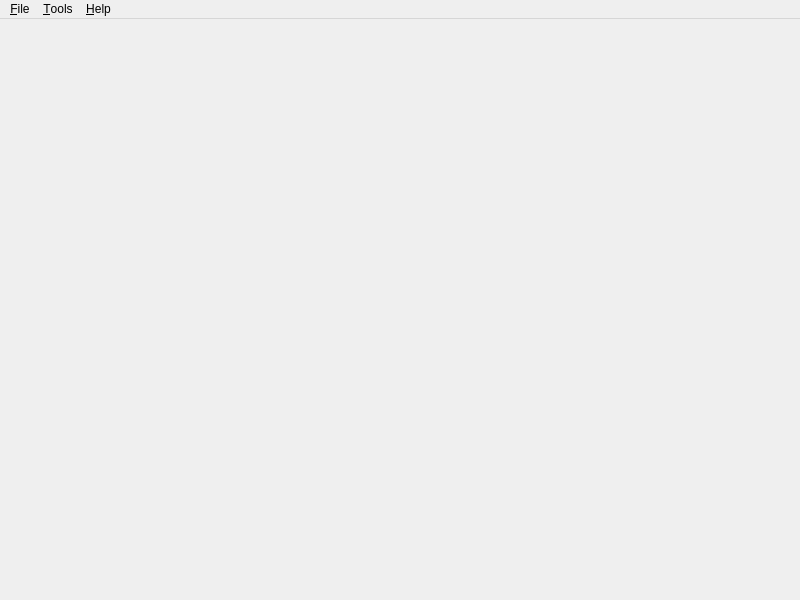
<?xml version="1.0" encoding="UTF-8"?>
<ui version="4.0">
 <class>MainWindow</class>
 <widget class="QMainWindow" name="MainWindow">
  <property name="geometry">
   <rect>
    <x>0</x>
    <y>0</y>
    <width>800</width>
    <height>600</height>
   </rect>
  </property>
  <property name="windowTitle">
   <string>MainWindow</string>
  </property>
  <widget class="QWidget" name="centralwidget">
   <layout class="QVBoxLayout" name="verticalLayout">
    <item>
     <widget class="khopper::widget::Player" name="player" native="true"/>
    </item>
   </layout>
  </widget>
  <widget class="QMenuBar" name="menubar">
   <property name="geometry">
    <rect>
     <x>0</x>
     <y>0</y>
     <width>800</width>
     <height>21</height>
    </rect>
   </property>
   <widget class="QMenu" name="menu_Tools">
    <property name="title">
     <string>&amp;Tools</string>
    </property>
    <addaction name="action_Preference"/>
   </widget>
   <widget class="QMenu" name="menu_Help">
    <property name="title">
     <string>&amp;Help</string>
    </property>
    <addaction name="actionAbout_Khopper"/>
    <addaction name="actionAbout_Qt"/>
   </widget>
   <widget class="QMenu" name="menu_File">
    <property name="title">
     <string>&amp;File</string>
    </property>
    <addaction name="action_Open"/>
    <addaction name="action_Load_By_Url"/>
   </widget>
   <addaction name="menu_File"/>
   <addaction name="menu_Tools"/>
   <addaction name="menu_Help"/>
  </widget>
  <action name="action_Open">
   <property name="text">
    <string>&amp;Open</string>
   </property>
   <property name="shortcut">
    <string notr="true">Ctrl+O</string>
   </property>
  </action>
  <action name="action_Preference">
   <property name="text">
    <string>&amp;Preference</string>
   </property>
  </action>
  <action name="actionAbout_Khopper">
   <property name="text">
    <string>&amp;About Khopper ...</string>
   </property>
  </action>
  <action name="actionAbout_Qt">
   <property name="text">
    <string>About &amp;Qt ...</string>
   </property>
  </action>
  <action name="action_Load_By_Url">
   <property name="text">
    <string>&amp;Direct Convert By Url</string>
   </property>
   <property name="shortcut">
    <string>Ctrl+D</string>
   </property>
  </action>
 </widget>
 <customwidgets>
  <customwidget>
   <class>khopper::widget::Player</class>
   <extends>QWidget</extends>
   <header>player.hpp</header>
   <container>1</container>
  </customwidget>
 </customwidgets>
 <resources/>
 <connections/>
</ui>
